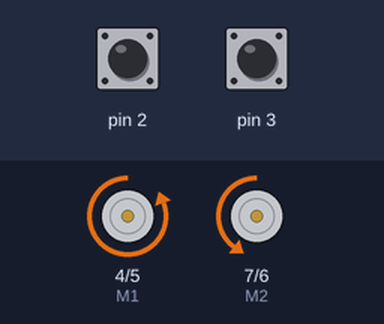
The sketch below on a simulated Arduino Uno, built with avr-gcc and run on an emulated ATmega328P. On the bench: direction and speed pins drawn as motors (green arrow = direction pin HIGH = forward, orange = LOW = backward, longer = more drive). The test bench sets the inputs (shaded band); at power-on: pin 2 LOW, pin 3 LOW.

Above: at 1.2 s.
1.3 s: pin 2 pulsed HIGH 2 times (0.12 s each, 0.3 s apart)
At 2.7 s:
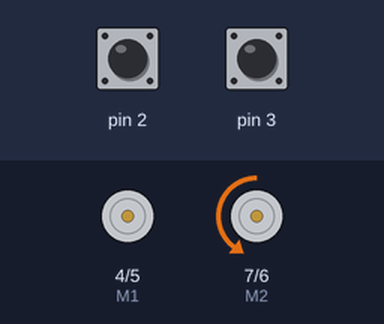
3.4 s: pin 3 pulsed HIGH 2 times (0.12 s each, 0.3 s apart)
At 4.3 s:
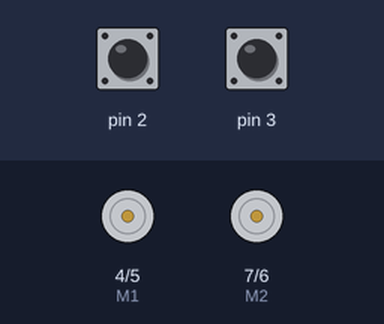
Timing chart, 0 to 6.4 s (numbered marks = the images above; inputs shaded):
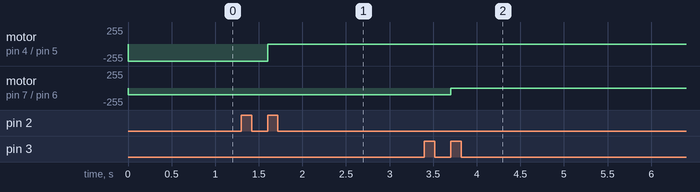

Measured:
- after the input at 1.3 s, motor on pin 4 (M1) / pin 5 (E1): backward 255/255 → stopped after 0.30 s
- after the input at 3.4 s, motor on pin 7 (M2) / pin 6 (E2): backward 100/255 → stopped after 0.30 s

The sketch:

Hall_effect_2.0.ino
```cpp
int E1 = 5;
int M1 = 4;
int E2 = 6;
int M2 = 7;
char firstReadingLeft;
char firstReadingRight;
double tireSpeedLeft;
double tireSpeedRight;
double controlSpeedLeft;
double controlSpeedRight;
double desiredSpeedRight;
double desiredSpeedLeft;

unsigned long lastInterruptRight = 0;
unsigned long lastInterruptLeft = 0;

/* IMPORTANT:
update lastInterrupt to 0 when stopped
*/

void setup() {
   Serial.begin (9600);
   pinMode(M1, OUTPUT);
   pinMode(M2, OUTPUT);
   pinMode(2, INPUT);
   pinMode(3, INPUT);

   attachInterrupt(digitalPinToInterrupt(2), checkRightHallEffectSensor, RISING);
   attachInterrupt(digitalPinToInterrupt(3), checkLeftHallEffectSensor, RISING);


   firstReadingLeft = 1;
   firstReadingRight = 1;
   controlSpeedLeft = 0;
   controlSpeedRight = 0;


  digitalWrite(M1,LOW);
   digitalWrite(M2, LOW);
   analogWrite(E1, 255);   //PWM Speed Control
   analogWrite(E2, 100);   //PWM Speed Control
}

void loop() {


}


void checkLeftHallEffectSensor(){


    if ( firstReadingLeft){
      lastInterruptLeft = millis();
      firstReadingLeft = 0;
    } else {
      tireSpeedLeft = 0.25 * PI * 6.5 / ((millis() - lastInterruptLeft) / 1000) ; //devided by 1000 to translate millis into seconds
      lastInterruptLeft = millis();
      updateLeftTireSpeed(); // optional
    }


}

void checkRightHallEffectSensor(){

    if ( firstReadingRight){
      lastInterruptRight = millis();
      firstReadingRight = 0;
    } else {
      tireSpeedRight = 0.25 * PI * 6.5 / ((millis() - lastInterruptRight) / 1000) ; //devided by 1000 to translate millis into seconds
      lastInterruptRight = millis();
      updateRightTireSpeed(); // optional
    }


}


void updateLeftTireSpeed(){
    double change;
    double PMWDriveSignal;

    change = (desiredSpeedLeft - tireSpeedLeft) ;
    controlSpeedLeft = max(controlSpeedLeft + change, 0);
    if (controlSpeedLeft > 65) {
      controlSpeedLeft = 65;
    }
    PMWDriveSignal = map(controlSpeedLeft , 0, 65, 0, 255);
    digitalWrite(M2, LOW);
    analogWrite(E2, PMWDriveSignal );   //PWM Speed Control
   /* if (PMWDriveSignal < 20){    // update tire speed to 0 if DriveSignal is too small to make the tire turn
      tireSpeedLeft = 0;
    } // DO THIS SOMEWHERE ELSE */

}

void updateRightTireSpeed(){
    double change;
    double PMWDriveSignal;

    change = desiredSpeedRight - tireSpeedRight;
    controlSpeedRight = max(controlSpeedRight + change, 0);
    if (controlSpeedRight > 65) {
      controlSpeedRight = 65;
    }
    PMWDriveSignal = map(controlSpeedRight , 0, 65, 0, 255);
    digitalWrite(M1, HIGH);
    analogWrite(E1, PMWDriveSignal);   //PWM Speed Control
    /*if (PMWDriveSignal < 20){ // update tire speed to 0 if DriveSignal is too small to make the tire turn
      tireSpeedLeft = 0;
    } // DO THIS SOMEWHERE ELSE */

}

/*
    Serial.print("desiredSpeed : "); Serial.println(desiredSpeed);
    Serial.print("tireSpeedLeft : "); Serial.println(tireSpeedLeft);
    Serial.print("change : "); Serial.println(change);
    Serial.print("controlSpeedLeft : "); Serial.println(controlSpeedLeft);
    Serial.print("PMW signal : "); Serial.println(PMWDriveSignal);
    Serial.println("-----------------------------------------------");
    */
```
